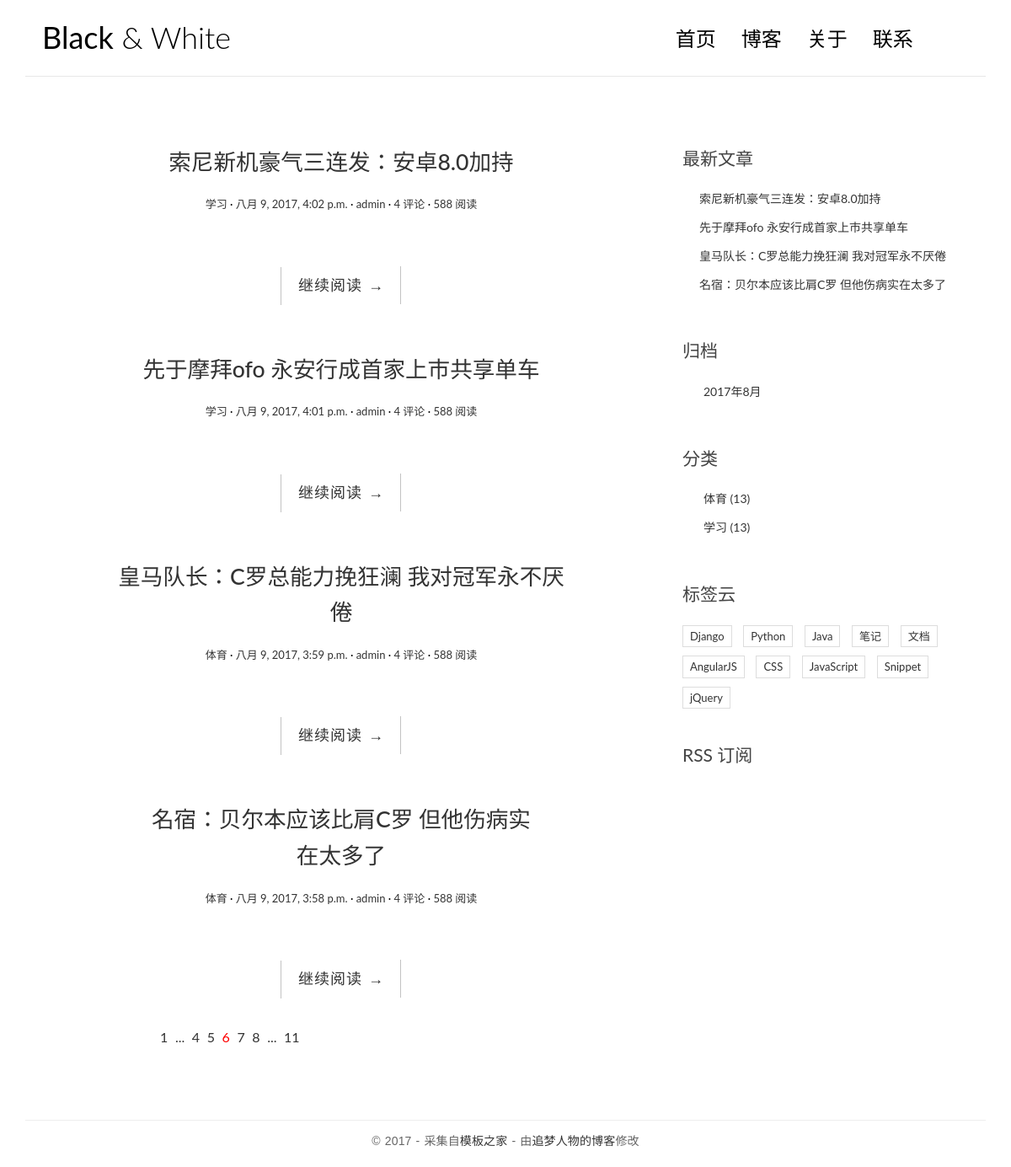
The app's page /, older data.
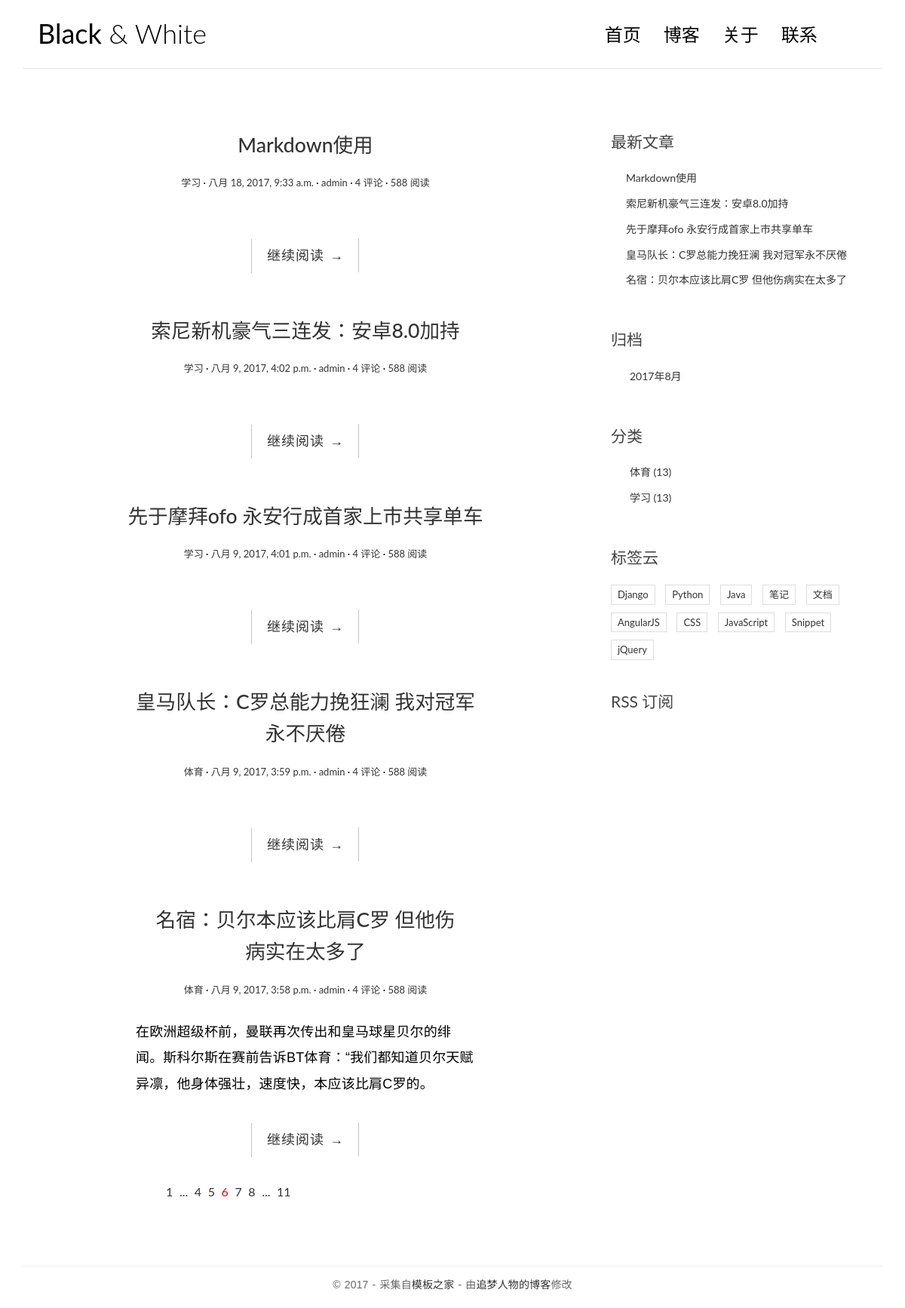
The same page, newer data.
### blog/models.py (models this page shows, shortened)
@python_2_unicode_compatible
class Post(models.Model):
    title = models.CharField(max_length=70)
    body = models.TextField()
    create_time = models.DateTimeField()
    modified_time = models.DateTimeField()
    excerpt = models.CharField(max_length=200,blank=True)
    category = models.ForeignKey(Category)
    tags = models.ManyToManyField(Tag,blank=True)
    author = models.ForeignKey(User)
    def get_absolute_url(self):
        return reverse('blog:detail',kwargs={'pk':self.pk})
    class Meta:
        ordering = ['-create_time','title']

@python_2_unicode_compatible
class Category(models.Model):
    name = models.CharField(max_length=100)
    def __str__(self): # __str__显示返回的内容
        return self.name

### blog/views.py (the view)
# urls.py: url(r'^$',views.index,name='index'),
def index(request):
    post_list = Post.objects.all()
    return render(request,'blog/index.html',context={'post_list':post_list})

### blog/templatetags/blog_tags.py (called while the page is built)
@register.simple_tag
def get_recent_post(num=6):
    return Post.objects.all()[:num]

@register.simple_tag
def archives():
    return Post.objects.dates('create_time','month',order='DESC')

@register.simple_tag()
def get_categories():
    return Category.objects.all()

### templates/blog/index.html
{% extends 'base.html' %}
{% block main %}
    {% for post in post_list %}
        <article class="post post-{{ post.pk }}">
        <header class="entry-header">
            <h1 class="entry-title">
                <a href="{{ post.get_absolute_url }}">{{ post.title }}</a>
            </h1>
            <div class="entry-meta">
                <span class="post-category"><a href="#">{{ post.category }}</a></span>
                <span class="post-date"><a href="#"><time class="entry-date"
                                                          datetime="{{ post.create_time }}">{{ post.create_time }}</time></a></span>
                <span class="post-author"><a href="#">{{ post.author }}</a></span>
                <span class="comments-link"><a href="#">4 评论</a></span>
                <span class="views-count"><a href="#">588 阅读</a></span>
            </div>
        </header>
        <div class="entry-content clearfix">
            <p>{{ post.excerpt }}</p>
            <div class="read-more cl-effect-14">
                <a href="{{ post.get_absolute_url }}" class="more-link">继续阅读 <span class="meta-nav">→</span></a>
            </div>
        </div>
    {% empty %}
        <div class="no-post">暂时还未发表文章！</div>
    {% endfor %}
    <div class="pagination">
        <ul>
            <li><a href="">1</a></li>
            <li><a href="">...</a></li>
            <li><a href="">4</a></li>
            <li><a href="">5</a></li>
            <li class="current"><a href="">6</a></li>
            <li><a href="">7</a></li>
            <li><a href="">8</a></li>
            <li><a href="">...</a></li>
            <li><a href="">11</a></li>
        </ul>
    </div>
    </article>
{% endblock main %}

### templates/base.html (shortened to what the changed rows need)
{% load staticfiles %}
{% load blog_tags %}
<!DOCTYPE html>
<html>
<head>
    <link rel="stylesheet" href={% static 'blog/css/bootstrap.min.css' %}>
    <link rel="stylesheet" href="http://code.ionicframework.com/ionicons/2.0.1/css/ionicons.min.css">
    <link rel="stylesheet" href={% static 'blog/css/pace.css' %}>
    <link rel="stylesheet" href={% static 'blog/css/custom.css' %}>
</head>
<body>
<div class="container">
    <header id="site-header">
        <div class="row">
            <div class="col-md-4 col-sm-5 col-xs-8">
                <div class="logo">
                    <h1><a href="{% url 'blog:index' %}"><b>Black</b> &amp; White</a></h1>
                </div>
            </div>
        </div>
    </header>
</div>
<div class="content-body">
    <div class="container">
        <div class="row">
            <main class="col-md-8">
                {% block main %}
                {% endblock main %}
            </main>
            <aside class="col-md-4">
                <div class="widget widget-recent-posts">
                    {% get_recent_post as recent_post_list %}
                    <ul>
                        {% for post in recent_post_list %}
                        <li>
                            <a href="{{ post.get_absolute_url }}">{{ post.title }}</a>
                        </li>
                        {% empty %}
                            暂无文章！
                        {% endfor %}
                    </ul>
                </div>
                <div class="widget widget-archives">
                    {% archives as date_list %}
                    <ul>
                        {% for date in date_list %}
                        <li>
                            <a href="{% url 'blog:archives' date.year date.month%}">
                                {{ date.year }}年{{ date.month }}月</a>
                        </li>
                        {% empty %}
                            暂无内容！
                        {% endfor %}
                    </ul>
                </div>
                <div class="widget widget-category">
                    {% get_categories as category_list %}
                    <ul>
                        {% for category in category_list %}
                        <li>
                            <a href="{% url 'blog:category'  category.pk %}">{{ category.name }} <span class="post-count">(13)</span></a>
                        </li>
                        {% empty %}
                            暂无内容！
                        {% endfor %}
                    </ul>
                </div>
            </aside>
        </div>
    </div>
</div>
</body>
</html>

Row changes from the older to the newer data that the page shows:
added Post: title "Markdown使用", category "学习", create_time "八月 18, 2017, 9:33 a.m.", author "admin"
changed Post "名宿：贝尔本应该比肩C罗 但他伤病实在太多了": excerpt (not shown) → "在欧洲超级杯前，曼联再次传出和皇马球星贝尔的绯闻。斯科尔斯在赛前告诉BT体育：“我们都知道贝尔天赋异凛，他身体强壮，速度快，本应该比肩C罗的。"
